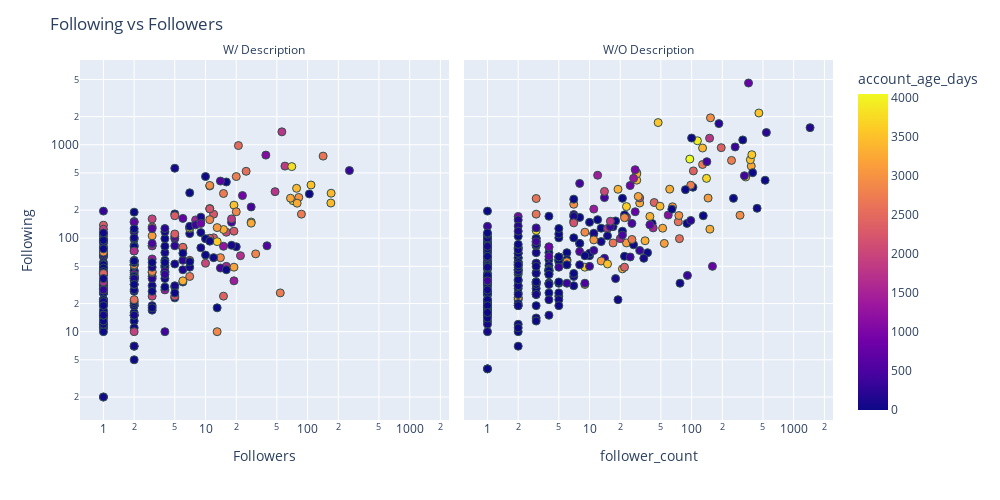

The code cell stored with this chart in its notebook:
### Code cell
## Following vs Followers
fig = px.scatter(NB_followers_df, x = 'follower_count', y = 'following_count',color = 'account_age_days',facet_col='description_empty',log_x=True,log_y=True)

fig.update_traces(
    marker = dict(size = 8,line = dict(width=1,color='DarkSlateGrey'))
)

fig.for_each_annotation(lambda a: a.update(text=a.text.split("=")[-1]))

fig.update_layout(
    title = 'Following vs Followers',
    xaxis_title = 'Followers',
    yaxis_title = 'Following',
    width = 1000,
    height = 500
)

fig.show()

### Figure 1 — Plotly figure (JSON) as saved in the notebook; plotly's stock layout.template omitted (floating-point values rounded to 4 significant figures; data arrays with more than 128 entries replaced by an {"elided": "..."} marker saying what was removed)
{"data": [{"hovertemplate": "description_empty=W/ Description<br>follower_count=%{x}<br>following_count=%{y}<br>account_age_days=%{marker.color}<extra></extra>", "legendgroup": "", "marker": {"color": {"elided": "419 int values"}, "coloraxis": "coloraxis", "line": {"color": "DarkSlateGrey", "width": 1}, "size": 8, "symbol": "circle"}, "mode": "markers", "name": "", "orientation": "v", "showlegend": false, "type": "scatter", "x": {"elided": "419 int values"}, "xaxis": "x", "y": {"elided": "419 int values"}, "yaxis": "y"}, {"hovertemplate": "description_empty=W/O Description<br>follower_count=%{x}<br>following_count=%{y}<br>account_age_days=%{marker.color}<extra></extra>", "legendgroup": "", "marker": {"color": {"elided": "481 int values"}, "coloraxis": "coloraxis", "line": {"color": "DarkSlateGrey", "width": 1}, "size": 8, "symbol": "circle"}, "mode": "markers", "name": "", "orientation": "v", "showlegend": false, "type": "scatter", "x": {"elided": "481 int values"}, "xaxis": "x2", "y": {"elided": "481 int values"}, "yaxis": "y2"}], "layout": {"annotations": [{"font": {}, "showarrow": false, "text": "W/ Description", "x": 0.245, "xanchor": "center", "xref": "paper", "y": 1, "yanchor": "bottom", "yref": "paper"}, {"font": {}, "showarrow": false, "text": "W/O Description", "x": 0.755, "xanchor": "center", "xref": "paper", "y": 1, "yanchor": "bottom", "yref": "paper"}], "coloraxis": {"colorbar": {"title": {"text": "account_age_days"}}, "colorscale": [[0, "#0d0887"], [0.1111, "#46039f"], [0.2222, "#7201a8"], [0.3333, "#9c179e"], [0.4444, "#bd3786"], [0.5556, "#d8576b"], [0.6667, "#ed7953"], [0.7778, "#fb9f3a"], [0.8889, "#fdca26"], [1, "#f0f921"]]}, "height": 500, "legend": {"tracegroupgap": 0}, "margin": {"t": 60}, "title": {"text": "Following vs Followers"}, "width": 1000, "xaxis": {"anchor": "y", "domain": [0, 0.49], "title": {"text": "Followers"}, "type": "log"}, "xaxis2": {"anchor": "y2", "domain": [0.51, 1], "matches": "x", "title": {"text": "follower_count"}, "type": "log"}, "yaxis": {"anchor": "x", "domain": [0, 1], "title": {"text": "Following"}, "type": "log"}, "yaxis2": {"anchor": "x2", "domain": [0, 1], "matches": "y", "showticklabels": false, "type": "log"}}}
